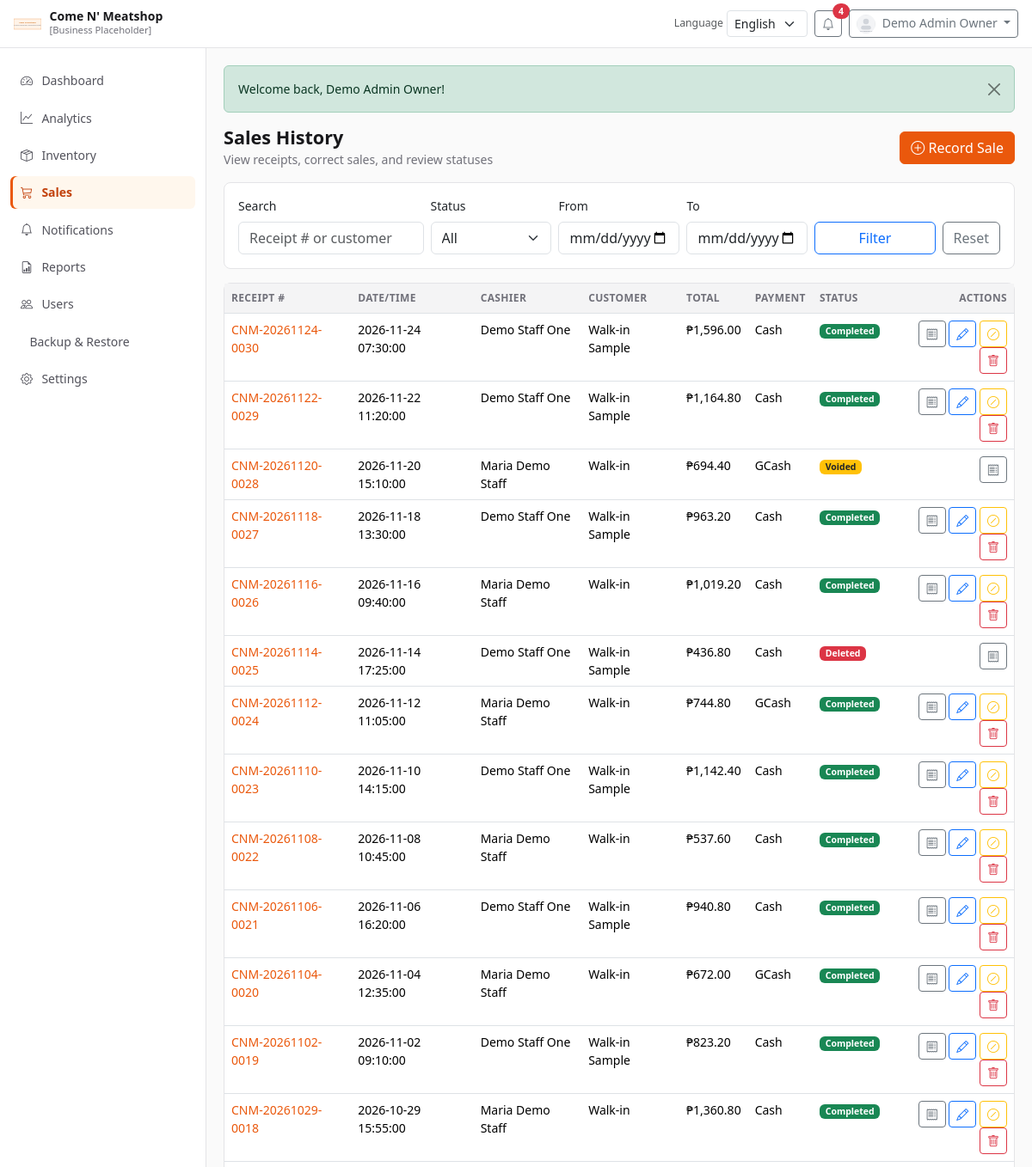
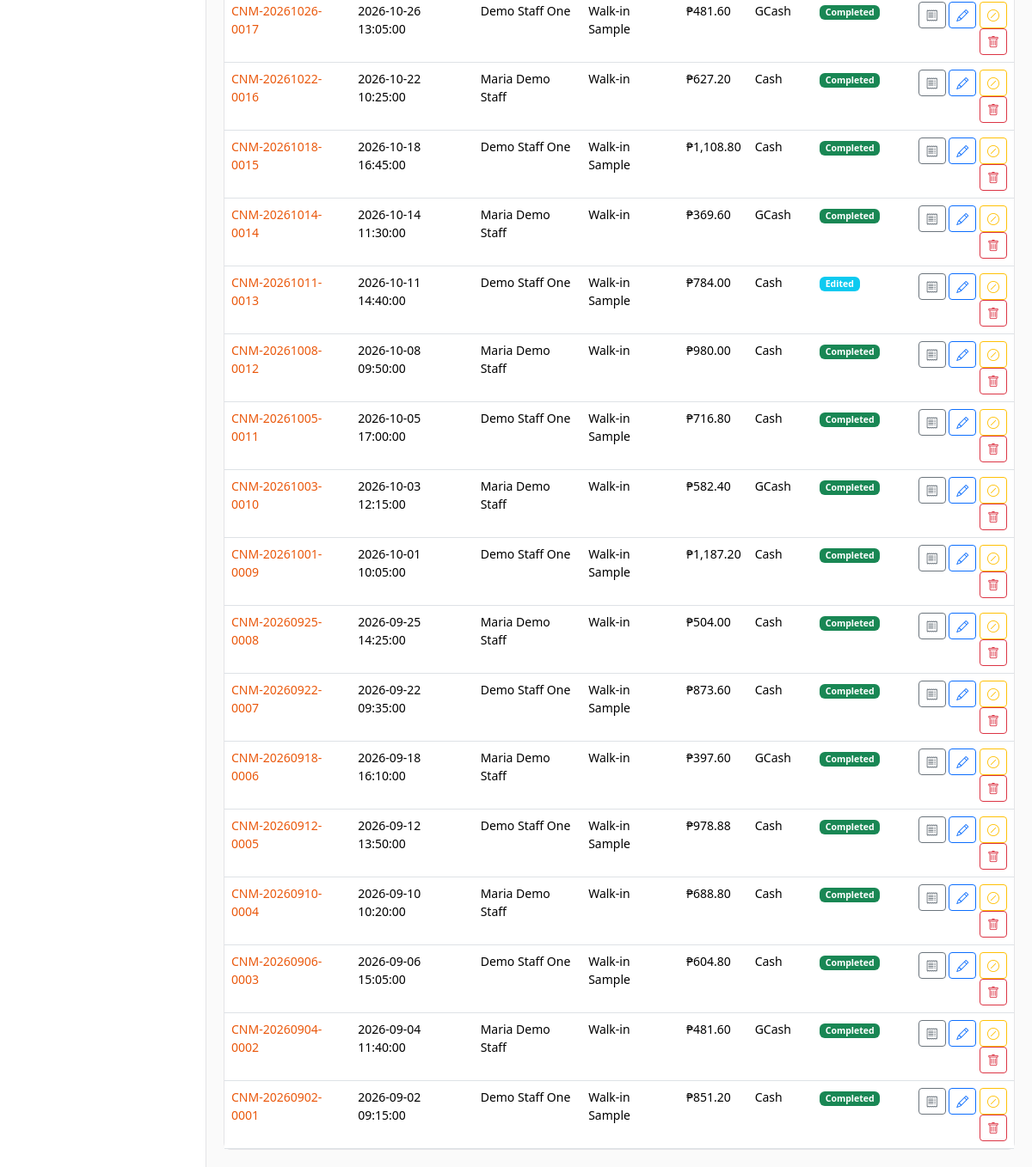
The app's page /sandbox-live-website/modules/sales/history.php (signed in) with its own data (2 pictures, top to bottom).
### tables this page shows
CREATE TABLE `sales` (
  `id` BIGINT UNSIGNED NOT NULL AUTO_INCREMENT,
  `receipt_number` VARCHAR(50) NOT NULL,
  `sale_datetime` DATETIME NOT NULL,
  `cashier_user_id` INT UNSIGNED NOT NULL,
  `customer_name` VARCHAR(150) NULL,
  `subtotal` DECIMAL(12,2) NOT NULL DEFAULT 0.00,
  `discount_percent` DECIMAL(5,2) NOT NULL DEFAULT 0.00,
  `discount_amount` DECIMAL(12,2) NOT NULL DEFAULT 0.00,
  `vat_rate_percent` DECIMAL(5,2) NOT NULL DEFAULT 12.00,
  `vat_amount` DECIMAL(12,2) NOT NULL DEFAULT 0.00,
  `total_amount` DECIMAL(12,2) NOT NULL DEFAULT 0.00,
  `payment_method` ENUM('Cash','GCash') NOT NULL,
  `amount_paid` DECIMAL(12,2) NOT NULL DEFAULT 0.00,
  `change_due` DECIMAL(12,2) NOT NULL DEFAULT 0.00,
  `status` ENUM('Completed','Edited','Voided','Deleted') NOT NULL DEFAULT 'Completed',
  `review_confirmed_at` DATETIME NULL,
  `remarks` VARCHAR(255) NULL,
  `void_reason` VARCHAR(255) NULL,
  `created_by` INT UNSIGNED NULL,
  `updated_by` INT UNSIGNED NULL,
  `voided_by` INT UNSIGNED NULL,
  `created_at` DATETIME NOT NULL DEFAULT CURRENT_TIMESTAMP,
  `updated_at` DATETIME NOT NULL DEFAULT CURRENT_TIMESTAMP ON UPDATE CURRENT_TIMESTAMP,
  `voided_at` DATETIME NULL,
  PRIMARY KEY (`id`),
  UNIQUE KEY `uk_sales_receipt_number` (`receipt_number`),
  KEY `idx_sales_datetime` (`sale_datetime`),
  KEY `idx_sales_cashier_datetime` (`cashier_user_id`, `sale_datetime`),
  KEY `idx_sales_status` (`status`),
  KEY `idx_sales_payment_method` (`payment_method`),
  CONSTRAINT `fk_sales_cashier` FOREIGN KEY (`cashier_user_id`) REFERENCES `users` (`id`)
    ON UPDATE CASCADE ON DELETE RESTRICT,
  CONSTRAINT `fk_sales_created_by` FOREIGN KEY (`created_by`) REFERENCES `users` (`id`)
    ON UPDATE CASCADE ON DELETE SET NULL,
  CONSTRAINT `fk_sales_updated_by` FOREIGN KEY (`updated_by`) REFERENCES `users` (`id`)
    ON UPDATE CASCADE ON DELETE SET NULL,
  CONSTRAINT `fk_sales_voided_by` FOREIGN KEY (`voided_by`) REFERENCES `users` (`id`)
    ON UPDATE CASCADE ON DELETE SET NULL,
  CONSTRAINT `chk_sales_totals_nonneg` CHECK (`subtotal` >= 0 AND `discount_amount` >= 0 AND `vat_amount` >= 0 AND `total_amount` >= 0 AND `amount_paid` >= 0 AND `change_due` >= 0)
);

CREATE TABLE `users` (
  `id` INT UNSIGNED NOT NULL AUTO_INCREMENT,
  `role_id` TINYINT UNSIGNED NOT NULL,
  `username` VARCHAR(50) NOT NULL,
  `email` VARCHAR(150) NOT NULL,
  `password_hash` VARCHAR(255) NOT NULL,
  `full_name` VARCHAR(150) NOT NULL,
  `phone` VARCHAR(30) NULL,
  `avatar_path` VARCHAR(255) NULL,
  `language_preference` ENUM('en','fil') NOT NULL DEFAULT 'en',
  `status` ENUM('Active','Inactive','Archived','Deleted') NOT NULL DEFAULT 'Active',
  `is_owner` TINYINT(1) NOT NULL DEFAULT 0,
  `last_login_at` DATETIME NULL,
  `created_by` INT UNSIGNED NULL,
  `updated_by` INT UNSIGNED NULL,
  `created_at` DATETIME NOT NULL DEFAULT CURRENT_TIMESTAMP,
  `updated_at` DATETIME NOT NULL DEFAULT CURRENT_TIMESTAMP ON UPDATE CURRENT_TIMESTAMP,
  `archived_at` DATETIME NULL,
  `deleted_at` DATETIME NULL,
  PRIMARY KEY (`id`),
  UNIQUE KEY `uk_users_username` (`username`),
  UNIQUE KEY `uk_users_email` (`email`),
  KEY `idx_users_role_status` (`role_id`, `status`),
  KEY `idx_users_status` (`status`),
  CONSTRAINT `fk_users_role` FOREIGN KEY (`role_id`) REFERENCES `roles` (`id`)
    ON UPDATE CASCADE ON DELETE RESTRICT,
  CONSTRAINT `fk_users_created_by` FOREIGN KEY (`created_by`) REFERENCES `users` (`id`)
    ON UPDATE CASCADE ON DELETE SET NULL,
  CONSTRAINT `fk_users_updated_by` FOREIGN KEY (`updated_by`) REFERENCES `users` (`id`)
    ON UPDATE CASCADE ON DELETE SET NULL
);

### sandbox-live-website/includes/lang.php (called while the page is built, shortened)
<?php
function current_lang(): string
{
    $lang = $_SESSION['lang'] ?? 'en';
    return in_array($lang, ['en', 'fil'], true) ? $lang : 'en';
}
function translations(): array
{
    static $cache = [];
    $lang = current_lang();
    if (isset($cache[$lang])) {
        return $cache[$lang];
    }
    $file = __DIR__ . '/../assets/lang/' . $lang . '.php';
    $cache[$lang] = is_file($file) ? require $file : [];
    return $cache[$lang];
}
function __(string $key, array $replace = []): string
{
    $text = translations()[$key] ?? $key;
    return $text;
}

### sandbox-live-website/assets/lang/en.php (called while the page is built, shortened)
<?php
return [
    'Please log in to continue.' => 'Please log in to continue.',
    'You do not have permission to access that page.' => 'You do not have permission to access that page.',
    'Invalid security token. Please try again.' => 'Invalid security token. Please try again.',
    'Dashboard' => 'Dashboard',
    'Analytics' => 'Analytics',
    'Inventory' => 'Inventory',
    'Sales' => 'Sales',
    'Notifications' => 'Notifications',
    'Reports' => 'Reports',
    'Users' => 'Users',
    'Backup & Restore' => 'Backup & Restore',
    'Settings' => 'Settings',
    'Profile' => 'Profile',
    'Logout' => 'Logout',
    'Login' => 'Login',
    'Username or Email' => 'Username or Email',
    'Password' => 'Password',
    'Sign in' => 'Sign in',
    'Welcome back' => 'Welcome back',
    'Sales Summary' => 'Sales Summary',
    'Inventory Summary' => 'Inventory Summary',
    'Low Stock Items' => 'Low Stock Items',
    'Search' => 'Search',
    'Add Product' => 'Add Product',
    'Add Stock' => 'Add Stock',
    'Save' => 'Save',
    'Cancel' => 'Cancel',
    'Edit' => 'Edit',
    'Delete' => 'Delete',
    'Archive' => 'Archive',
    'Restore' => 'Restore',
    'Record Sale' => 'Record Sale',
    'Sales History' => 'Sales History',
    'Review Sale' => 'Review Sale',
    'Confirm & Save' => 'Confirm & Save',
    'Make Changes' => 'Make Changes',
    'Print Receipt' => 'Print Receipt',
    'Mark as read' => 'Mark as read',
    'Clear' => 'Clear',
    'Language' => 'Language',
    'English' => 'English',
    'Filipino' => 'Filipino',
    'Invalid username or password.' => 'Invalid username or password.',
    'Account is not active.' => 'Account is not active.',
    'Logged out successfully.' => 'Logged out successfully.',
    'Profile updated successfully.' => 'Profile updated successfully.',
    'No records found.' => 'No records found.',
    'Actions' => 'Actions',
    'Status' => 'Status',
    'Total Sales' => 'Total Sales',
    'Transactions' => 'Transactions',
    'Products' => 'Products',
    'Active Products' => 'Active Products',
    'Out of Stock' => 'Out of Stock',
    'Near Expiry' => 'Near Expiry',
    'Expired' => 'Expired',
];

### sandbox-live-website/includes/functions.php (called while the page is built, shortened)
<?php
function app_config(?string $key = null)
{
    static $config = null;
    if ($config === null) {
        $config = require __DIR__ . '/../config/app.php';
    }
    $parts = explode('.', $key);
    $value = $config;
    foreach ($parts as $part) {
        $value = $value[$part];
    }
    return $value;
}
function base_url(string $path = ''): string
{
    $base = rtrim((string) app_config('base_url'), '/');
    $path = ltrim($path, '/');
    return $path === '' ? $base . '/' : $base . '/' . $path;
}
function e(?string $value): string
{
    return htmlspecialchars((string) $value, ENT_QUOTES | ENT_SUBSTITUTE, 'UTF-8');
}
function money($amount): string
{
    return app_config('currency_symbol') . number_format((float) $amount, 2);
}
function current_user(): ?array
{
    return $_SESSION['user'] ?? null;
}
function is_admin(): bool
{
    return (current_user()['role_name'] ?? '') === ROLE_ADMIN;
}
function get(string $key, $default = null)
{
    return $_GET[$key] ?? $default;
}

### sandbox-live-website/config/app.php (called while the page is built, shortened)
<?php
return [
    'name' => "Come N' Meatshop",
    'tagline' => 'Web-Based Inventory Management System',
    'timezone' => 'Asia/Manila',
    'base_path' => str_replace('\\', '/', dirname(__DIR__)),
    'base_url' => getenv('https://gitrem0te.github.io/DemoMeatShop/') ?: '/live%20website/DemoMeatShop/sandbox-live-website/',
    'default_language' => 'en',
    'supported_languages' => ['en', 'fil'],
    'currency_symbol' => '₱',
    'currency_code' => 'PHP',
    'default_vat_percent' => 12.00,
    'default_min_stock' => 10,
    'near_expiry_days' => 3,
    'email_notifications_enabled' => false,
    'business' => [
        'name' => "Come N' Meatshop",
        'address' => '[Business Address Placeholder]',
        'phone' => '[Contact Number Placeholder]',
        'email' => '[Business Email Placeholder]',
        'logo' => 'assets/images/placeholders/logo-placeholder.svg',
        'receipt_footer' => "Thank you for shopping at Come N' Meatshop!",
    ],
];

### sandbox-live-website/includes/db.php (called while the page is built, shortened)
<?php
function db(): PDO
{
    static $pdo = null;
    if ($pdo instanceof PDO) {
        return $pdo;
    }
    $cfg = require __DIR__ . '/../config/database.php';
    $dsn = sprintf(
        'mysql:host=%s;port=%d;dbname=%s;charset=%s',
        $cfg['host'],
        $cfg['port'],
        $cfg['dbname'],
        $cfg['charset']
    );
    $pdo = new PDO($dsn, $cfg['username'], $cfg['password'], $cfg['options']);
    return $pdo;
}

### sandbox-live-website/modules/sales/sales_helper.php (called while the page is built, shortened)
<?php
function can_edit_sale(array $sale): bool
{
    if (!in_array($sale['status'], ['Completed', 'Edited'], true)) {
        return false;
    }
    if (is_admin()) {
        return true;
    }
    return is_staff() && (int) $sale['cashier_user_id'] === (int) current_user()['id'];
}
function can_void_or_delete_sale(array $sale): bool
{
    return is_admin() && in_array($sale['status'], ['Completed', 'Edited'], true);
}

### sandbox-live-website/modules/sales/history.php (the view, shortened to what this page needs)
<?php
require_once __DIR__ . '/sales_helper.php';
$q = trim((string) get('q', ''));
$from = trim((string) get('from', ''));
$to = trim((string) get('to', ''));
$sql = 'SELECT s.*, u.full_name AS cashier_name
        FROM sales s
        INNER JOIN users u ON u.id = s.cashier_user_id
        WHERE 1=1';
$params = [];
$sql .= ' ORDER BY s.sale_datetime DESC, s.id DESC LIMIT 200';
$stmt = db()->prepare($sql);
$stmt->execute($params);
$sales = $stmt->fetchAll();
require __DIR__ . '/../../includes/header.php';
?>
<div class="page-header">
    <div>
        <h1><?= e(__('Sales History')) ?></h1>
        <p class="subtitle">View receipts, correct sales, and review statuses</p>
    </div>
    <a class="btn btn-primary" href="<?= e(base_url('modules/sales/create.php')) ?>"><i class="bi bi-plus-circle"></i> <?= e(__('Record Sale')) ?></a>
</div>
<div class="card mb-3">
    <div class="card-body">
        <form method="get" class="row g-2 align-items-end">
            <div class="col-md-3">
                <label class="form-label">Search</label>
                <input type="text" name="q" class="form-control" value="<?= e($q) ?>" placeholder="Receipt # or customer">
            </div>
            <div class="col-md-2">
                <label class="form-label">Status</label>
                <select name="status" class="form-select">
                    <option value="">All</option>
                </select>
            </div>
            <div class="col-md-2">
                <label class="form-label">From</label>
                <input type="date" name="from" class="form-control" value="<?= e($from) ?>">
            </div>
            <div class="col-md-2">
                <label class="form-label">To</label>
                <input type="date" name="to" class="form-control" value="<?= e($to) ?>">
            </div>
            <div class="col-md-3 d-flex gap-2">
                <button type="submit" class="btn btn-outline-primary flex-fill">Filter</button>
                <a href="<?= e(base_url('modules/sales/history.php')) ?>" class="btn btn-outline-secondary">Reset</a>
            </div>
        </form>
    </div>
</div>
<div class="card">
    <div class="card-body p-0">
        <div class="table-responsive">
            <table class="table table-hover mb-0">
                <thead>
                    <tr>
                        <th>Receipt #</th>
                        <th>Date/Time</th>
                        <th>Cashier</th>
                        <th>Customer</th>
                        <th>Total</th>
                        <th>Payment</th>
                        <th>Status</th>
                        <th class="text-end">Actions</th>
                    </tr>
                </thead>
                <tbody>
                <?php foreach ($sales as $sale): ?>
                    <?php
                    $badge = 'bg-secondary';
                    if ($sale['status'] === SALE_COMPLETED) $badge = 'bg-success';
                    elseif ($sale['status'] === SALE_EDITED) $badge = 'bg-info';
                    elseif ($sale['status'] === SALE_VOIDED) $badge = 'bg-warning text-dark';
                    elseif ($sale['status'] === SALE_DELETED) $badge = 'bg-danger';
                    ?>
                    <tr>
                        <td><a href="<?= e(base_url('modules/sales/receipt.php?id=' . $sale['id'])) ?>"><?= e($sale['receipt_number']) ?></a></td>
                        <td><?= e($sale['sale_datetime']) ?></td>
                        <td><?= e($sale['cashier_name']) ?></td>
                        <td><?= e($sale['customer_name'] ?: 'Walk-in') ?></td>
                        <td><?= e(money($sale['total_amount'])) ?></td>
                        <td><?= e($sale['payment_method']) ?></td>
                        <td><span class="badge <?= $badge ?>"><?= e($sale['status']) ?></span></td>
                        <td class="text-end">
                            <a class="btn btn-sm btn-outline-secondary" href="<?= e(base_url('modules/sales/receipt.php?id=' . $sale['id'])) ?>" title="Receipt"><i class="bi bi-receipt"></i></a>
                            <?php if (can_edit_sale($sale)): ?>
                                <a class="btn btn-sm btn-outline-primary" href="<?= e(base_url('modules/sales/create.php?id=' . $sale['id'])) ?>" title="Edit"><i class="bi bi-pencil"></i></a>
                            <?php endif; ?>
                            <?php if (can_void_or_delete_sale($sale)): ?>
                                <form method="post" action="<?= e(base_url('modules/sales/actions.php')) ?>" class="d-inline">
                                    <button type="submit" class="btn btn-sm btn-outline-warning" data-confirm="Void this sale and restore stock?" title="Void"><i class="bi bi-slash-circle"></i></button>
                                </form>
                                <form method="post" action="<?= e(base_url('modules/sales/actions.php')) ?>" class="d-inline">
                                    <button type="submit" class="btn btn-sm btn-outline-danger" data-confirm="Delete this sale record and restore stock? This cannot be undone." title="Delete"><i class="bi bi-trash"></i></button>
                                </form>
                            <?php endif; ?>
                        </td>
                    </tr>
                <?php endforeach; ?>
                </tbody>
            </table>
        </div>
    </div>
</div>
<?php require __DIR__ . '/../../includes/footer.php'; ?>

### sandbox-live-website/assets/css/app.css (style rules this page uses)
:root { --cnm-primary: #ea580c; --cnm-primary-dark: #c2410c; --cnm-primary-soft: #fff7ed; --cnm-ink: #18181b; --cnm-ink-secondary: #52525b; --cnm-muted: #71717a; --cnm-border: #e4e4e7; --cnm-surface: #fafafa; --cnm-panel: #ffffff; --cnm-sidebar-width: 240px; --cnm-header-height: 56px; --cnm-radius: 0.5rem; }
* { box-sizing: border-box; }
body { margin: 0; font-family: "Segoe UI", Tahoma, Geneva, Verdana, sans-serif; background: var(--cnm-surface); color: var(--cnm-ink); font-size: 0.875rem; }
a { color: var(--cnm-primary); text-decoration: none; }
.btn-primary { --bs-btn-bg: var(--cnm-primary); --bs-btn-border-color: var(--cnm-primary); --bs-btn-hover-bg: var(--cnm-primary-dark); --bs-btn-hover-border-color: var(--cnm-primary-dark); --bs-btn-active-bg: var(--cnm-primary-dark); --bs-btn-active-border-color: var(--cnm-primary-dark); }
.card, .stats-card { background: var(--cnm-panel); border: 1px solid var(--cnm-border); border-radius: var(--cnm-radius); box-shadow: none; }
.page-header { display: flex; flex-wrap: wrap; justify-content: space-between; align-items: center; gap: 0.75rem; margin-bottom: 1rem; }
.page-header h1 { font-size: 1.35rem; margin: 0; font-weight: 700; }
.page-header .subtitle { color: var(--cnm-muted); margin: 0.15rem 0 0; }
.table thead th { font-size: 0.75rem; text-transform: uppercase; letter-spacing: 0.03em; color: var(--cnm-muted); background: #f4f4f5; }

### records on screen
sales: receipt_number "CNM-20261124-0030", sale_datetime "2026-11-24 07:30:00", cashier_user.full_name "Demo Staff One", customer_name "Walk-in Sample", total_amount "₱1,596.00", payment_method "Cash", status "Completed"
sales: receipt_number "CNM-20261122-0029", sale_datetime "2026-11-22 11:20:00", cashier_user.full_name "Demo Staff One", customer_name "Walk-in Sample", total_amount "₱1,164.80", payment_method "Cash", status "Completed"
sales: receipt_number "CNM-20261120-0028", sale_datetime "2026-11-20 15:10:00", cashier_user.full_name "Maria Demo Staff", customer_name "Walk-in", total_amount "₱694.40", payment_method "GCash", status "Voided"
sales: receipt_number "CNM-20261118-0027", sale_datetime "2026-11-18 13:30:00", cashier_user.full_name "Demo Staff One", customer_name "Walk-in Sample", total_amount "₱963.20", payment_method "Cash", status "Completed"
sales: receipt_number "CNM-20261116-0026", sale_datetime "2026-11-16 09:40:00", cashier_user.full_name "Maria Demo Staff", customer_name "Walk-in", total_amount "₱1,019.20", payment_method "Cash", status "Completed"
sales: receipt_number "CNM-20261114-0025", sale_datetime "2026-11-14 17:25:00", cashier_user.full_name "Demo Staff One", customer_name "Walk-in Sample", total_amount "₱436.80", payment_method "Cash", status "Deleted"
sales: receipt_number "CNM-20261112-0024", sale_datetime "2026-11-12 11:05:00", cashier_user.full_name "Maria Demo Staff", customer_name "Walk-in", total_amount "₱744.80", payment_method "GCash", status "Completed"
sales: receipt_number "CNM-20261110-0023", sale_datetime "2026-11-10 14:15:00", cashier_user.full_name "Demo Staff One", customer_name "Walk-in Sample", total_amount "₱1,142.40", payment_method "Cash", status "Completed"
sales: receipt_number "CNM-20261108-0022", sale_datetime "2026-11-08 10:45:00", cashier_user.full_name "Maria Demo Staff", customer_name "Walk-in", total_amount "₱537.60", payment_method "Cash", status "Completed"
sales: receipt_number "CNM-20261106-0021", sale_datetime "2026-11-06 16:20:00", cashier_user.full_name "Demo Staff One", customer_name "Walk-in Sample", total_amount "₱940.80", payment_method "Cash", status "Completed"
sales: receipt_number "CNM-20261104-0020", sale_datetime "2026-11-04 12:35:00", cashier_user.full_name "Maria Demo Staff", customer_name "Walk-in", total_amount "₱672.00", payment_method "GCash", status "Completed"
sales: receipt_number "CNM-20261102-0019", sale_datetime "2026-11-02 09:10:00", cashier_user.full_name "Demo Staff One", customer_name "Walk-in Sample", total_amount "₱823.20", payment_method "Cash", status "Completed"
sales: receipt_number "CNM-20261029-0018", sale_datetime "2026-10-29 15:55:00", cashier_user.full_name "Maria Demo Staff", customer_name "Walk-in", total_amount "₱1,360.80", payment_method "Cash", status "Completed"
sales: receipt_number "CNM-20261026-0017", sale_datetime "2026-10-26 13:05:00", cashier_user.full_name "Demo Staff One", customer_name "Walk-in Sample", total_amount "₱481.60", payment_method "GCash", status "Completed"
sales: receipt_number "CNM-20261022-0016", sale_datetime "2026-10-22 10:25:00", cashier_user.full_name "Maria Demo Staff", customer_name "Walk-in", total_amount "₱627.20", payment_method "Cash", status "Completed"
sales: receipt_number "CNM-20261018-0015", sale_datetime "2026-10-18 16:45:00", cashier_user.full_name "Demo Staff One", customer_name "Walk-in Sample", total_amount "₱1,108.80", payment_method "Cash", status "Completed"
sales: receipt_number "CNM-20261014-0014", sale_datetime "2026-10-14 11:30:00", cashier_user.full_name "Maria Demo Staff", customer_name "Walk-in", total_amount "₱369.60", payment_method "GCash", status "Completed"
sales: receipt_number "CNM-20261011-0013", sale_datetime "2026-10-11 14:40:00", cashier_user.full_name "Demo Staff One", customer_name "Walk-in Sample", total_amount "₱784.00", payment_method "Cash", status "Edited"
sales: receipt_number "CNM-20261008-0012", sale_datetime "2026-10-08 09:50:00", cashier_user.full_name "Maria Demo Staff", customer_name "Walk-in", total_amount "₱980.00", payment_method "Cash", status "Completed"
sales: receipt_number "CNM-20261005-0011", sale_datetime "2026-10-05 17:00:00", cashier_user.full_name "Demo Staff One", customer_name "Walk-in Sample", total_amount "₱716.80", payment_method "Cash", status "Completed"
sales: receipt_number "CNM-20261003-0010", sale_datetime "2026-10-03 12:15:00", cashier_user.full_name "Maria Demo Staff", customer_name "Walk-in", total_amount "₱582.40", payment_method "GCash", status "Completed"
sales: receipt_number "CNM-20261001-0009", sale_datetime "2026-10-01 10:05:00", cashier_user.full_name "Demo Staff One", customer_name "Walk-in Sample", total_amount "₱1,187.20", payment_method "Cash", status "Completed"
sales: receipt_number "CNM-20260925-0008", sale_datetime "2026-09-25 14:25:00", cashier_user.full_name "Maria Demo Staff", customer_name "Walk-in", total_amount "₱504.00", payment_method "Cash", status "Completed"
sales: receipt_number "CNM-20260922-0007", sale_datetime "2026-09-22 09:35:00", cashier_user.full_name "Demo Staff One", customer_name "Walk-in Sample", total_amount "₱873.60", payment_method "Cash", status "Completed"
sales: receipt_number "CNM-20260918-0006", sale_datetime "2026-09-18 16:10:00", cashier_user.full_name "Maria Demo Staff", customer_name "Walk-in", total_amount "₱397.60", payment_method "GCash", status "Completed"
sales: receipt_number "CNM-20260912-0005", sale_datetime "2026-09-12 13:50:00", cashier_user.full_name "Demo Staff One", customer_name "Walk-in Sample", total_amount "₱978.88", payment_method "Cash", status "Completed"
sales: receipt_number "CNM-20260910-0004", sale_datetime "2026-09-10 10:20:00", cashier_user.full_name "Maria Demo Staff", customer_name "Walk-in", total_amount "₱688.80", payment_method "Cash", status "Completed"
sales: receipt_number "CNM-20260906-0003", sale_datetime "2026-09-06 15:05:00", cashier_user.full_name "Demo Staff One", customer_name "Walk-in Sample", total_amount "₱604.80", payment_method "Cash", status "Completed"
sales: receipt_number "CNM-20260904-0002", sale_datetime "2026-09-04 11:40:00", cashier_user.full_name "Maria Demo Staff", customer_name "Walk-in", total_amount "₱481.60", payment_method "GCash", status "Completed"
sales: receipt_number "CNM-20260902-0001", sale_datetime "2026-09-02 09:15:00", cashier_user.full_name "Demo Staff One", customer_name "Walk-in Sample", total_amount "₱851.20", payment_method "Cash", status "Completed"

### other values on screen
app_config('business.name') "Come N' Meatshop"
__('Language') "Language"
$unread "4"
$user['full_name'] "Demo Admin Owner"
$link['label'] "Dashboard"
$link['label'] "Analytics"
$link['label'] "Inventory"
$link['label'] "Sales"
$link['label'] "Notifications"
$link['label'] "Reports"
$link['label'] "Users"
$link['label'] "Backup & Restore"
$link['label'] "Settings"
$flash['message'] "Welcome back, Demo Admin Owner!"
__('Sales History') "Sales History"
